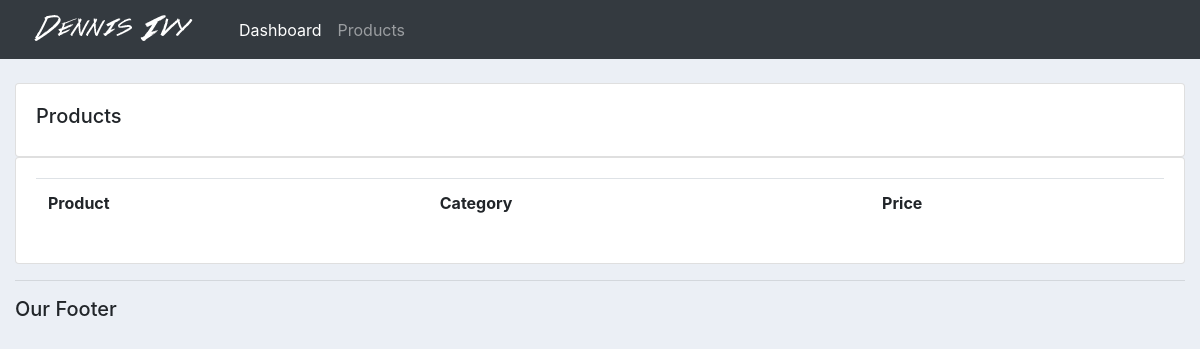
The app's page /products/, older data.
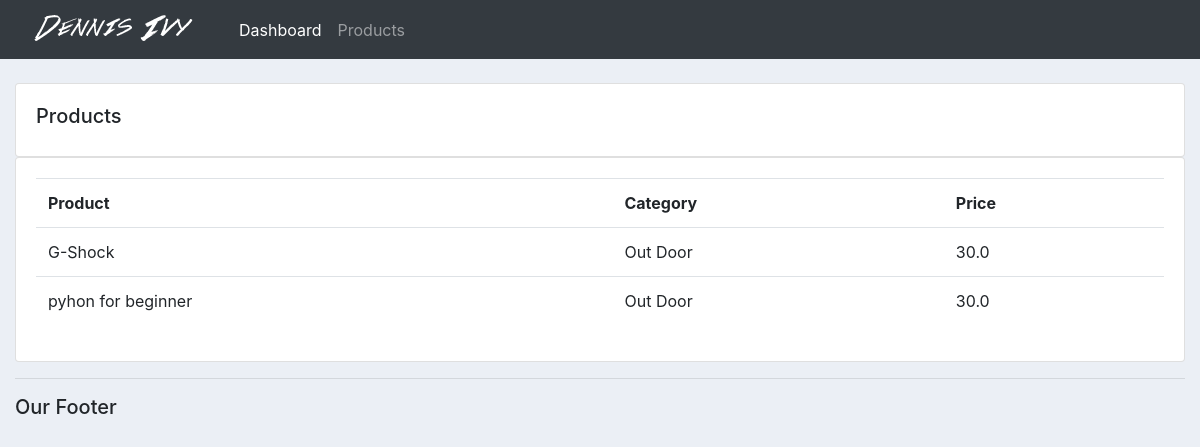
The same page, newer data.
### accounts/models.py (models this page shows, shortened)
class Product(models.Model):
    CATEGORY = (
        ('Indoor', 'Indoor'),
        ('Out Door', 'Out Door'),
    )
    name = models.CharField(max_length=200, null=True)
    price = models.FloatField(null=True)
    category = models.CharField(max_length=200, null=True, choices=CATEGORY)
    description = models.CharField(max_length=200, null=True, blank=True)
    date_created = models.DateTimeField(auto_now_add=True, null=True)
    tags = models.ManyToManyField(Tag)

### accounts/views.py (the view)
# urls.py: path('products/', views.products, name='products'),
def products(request):
    products = Product.objects.all()
    return render(request, 'accounts/products.html', {'products': products})

### accounts/templates/accounts/products.html
{% extends 'accounts/main.html' %}
{% block content %}
        <br>
		<div class="row">
			<div class="col-md">
				<div class="card card-body">
					<h5>Products</h5>
				</div>
				<div class="card card-body">
					<table class="table">
						<tr>
							<th>Product</th>
							<th>Category</th>
							<th>Price</th>
						</tr>
						{% for i in products %}
						 <tr>
							<td>
								{{i.name}}
							</td>
							 <td>
								{{i.category}}
							</td>
							 <td>
								{{i.price}}
							</td>
						 </tr>
						{% endfor %}
					</table>
				</div>
			</div>
		</div>
{% endblock %}

Row changes from the older to the newer data that the page shows:
added Product: name "G-Shock", category "Out Door", price "30.0"
added Product: name "pyhon for beginner", category "Out Door", price "30.0"
